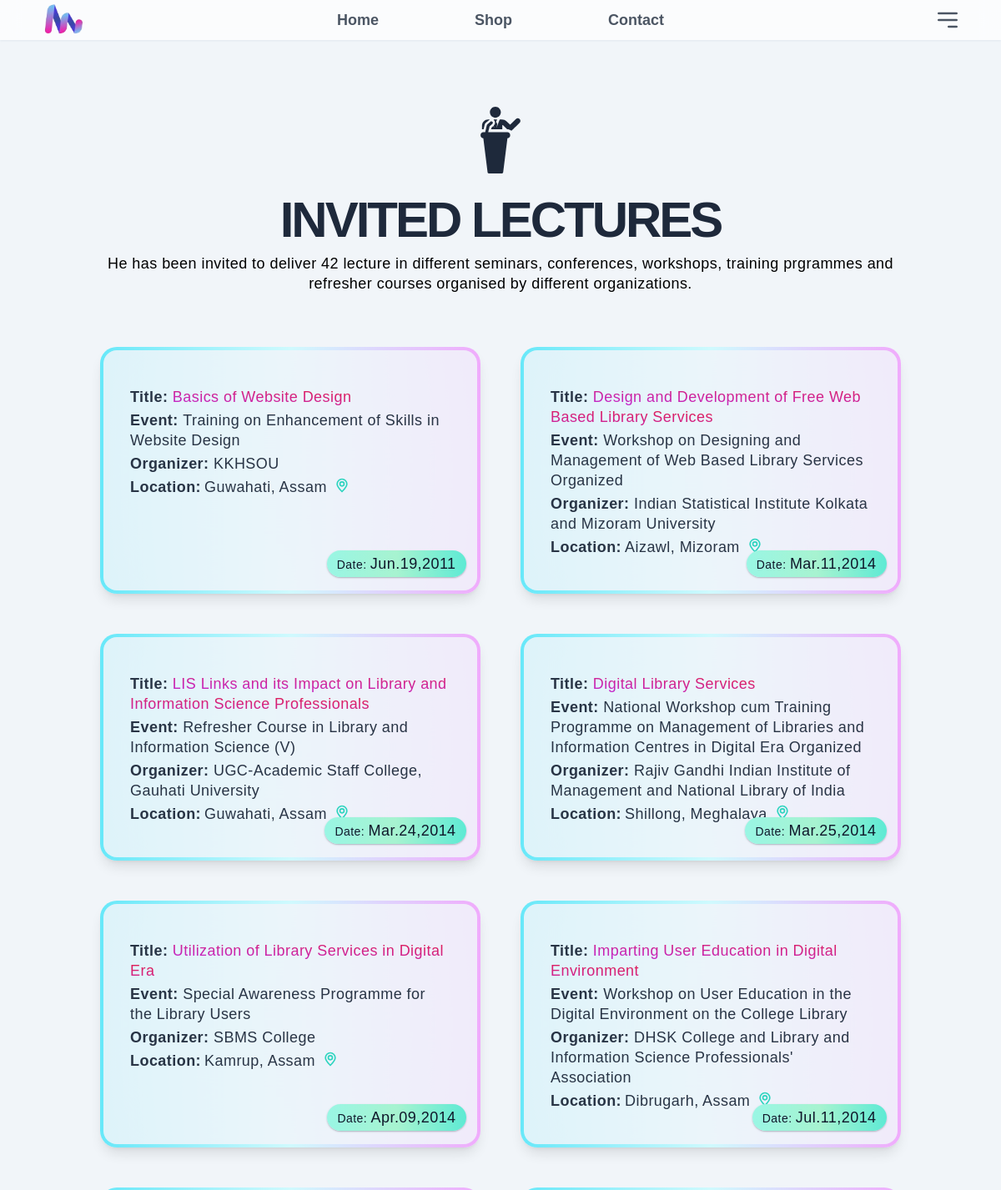
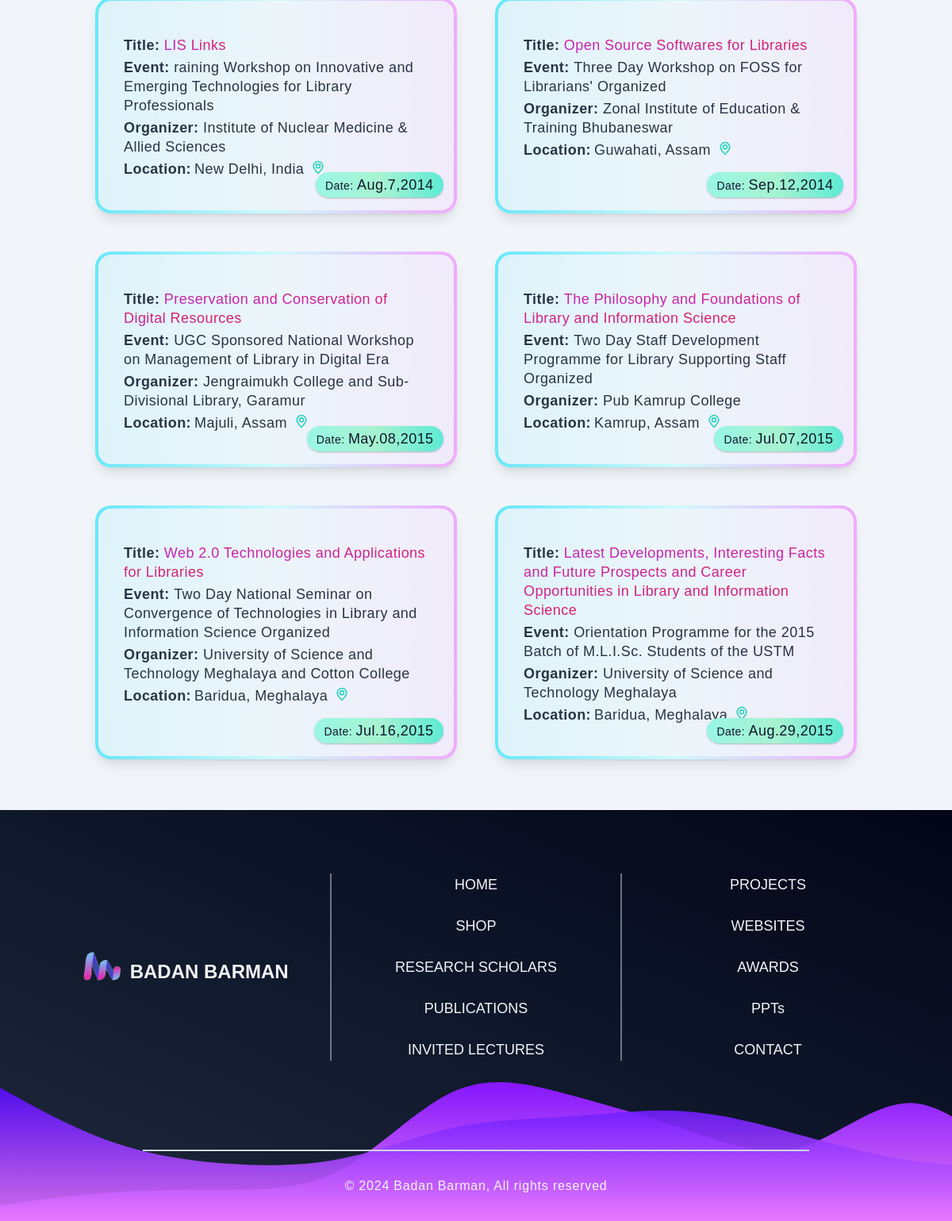
The app's page /invited_lectures/ with its own data (2 pictures, top to bottom).
### setup/models.py (models this page shows, shortened)
class Invited_Lectures(models.Model):
    title = models.CharField(max_length=150,help_text="Please provide only the title...")
    date = models.CharField(max_length=12,help_text = "Please use the following format: <em>first three letters of month [.] DD,YYYY</em>. Eg: Sep.21,2021")
    event = models.CharField(max_length=200,help_text="Name of the Event on which the lecture was delivered...")
    organizer = models.CharField(max_length=100,help_text = "Name of the programme where the Lecture was held...")
    location = models.CharField(max_length=100, help_text="Please follow the below format [ Provide any 2 ]: Locality,District,State,Country...")
    class Meta:
        verbose_name_plural = "Invited Lectures"

### setup/views.py (the view)
# urls.py: path("invited_lectures/", views.invited_lectures, name='invited_lectures'),
def invited_lectures(request):
    invited_lectures = Invited_Lectures.objects.all()
    return render(request, 'invited_lectures.html',{ 'lectures': invited_lectures })

### templates/invited_lectures.html (shortened to what this page needs)
{% extends "base.html" %}
{% load static %}
{% block content %}
<main class="relative bg-slate-100">
    <div class="box-border w-screen text-center pt-12 max-w-[80%] mx-auto">
        <div class="box-border flex items-center justify-center  pt-20">
        </div>
        <h2 class="text-4xl text-center lg:text-6xl font-bold lg:leading-[.80] tracking-tighter text-slate-800 pt-8">INVITED LECTURES</h2>
        <p class="pt-4 leading-6 tracking-wide">He has been invited to deliver 42 lecture in different seminars, conferences, workshops, training prgrammes and refresher courses organised by different organizations.</p>
    </div>
    <section class="py-16 grid grid-cols-4 gap-8 lg:gap-12 mx-auto max-w-[85%] lg:max-w-[80%]">
        {% for lecture in lectures %}
        <div class="invited-lectures-cards col-span-4 lg:col-span-2 relative rounded-[1.1rem] lg:rounded-[1.25rem] p-0.5 lg:p-1 bg-gradient-to-r from-cyan-300 via-cyan-100 to-fuchsia-300 text-slate-800/95 shadow-lg hover:shadow-2xl ease-out transition-all duration-300">
            <div class="relative p-6 lg:p-8 flex flex-col items-start bg-slate-100 bg-opacity-85 backdrop-blur-3xl rounded-2xl box-border h-full">
                <h3 class="lg:leading-6 lg:tracking-wide pb-1 lg:pt-3">
                    <span class="font-semibold">Title: </span>
                    <span class="bg-gradient-to-tr from-fuchsia-600 to-rose-600 text-transparent bg-clip-text">{{ lecture.title }}</span>
                </h3>
                <h3 class="lg:leading-6 lg:tracking-wide pb-1"><span class="font-semibold">Event: </span>{{ lecture.event }}</h3>
                <h3 class="lg:leading-6 lg:tracking-wide pb-1"><span class="font-semibold">Organizer: </span> {{ lecture.organizer }}</h3>
                <h3 class="lg:leading-6 lg:tracking-wide pb-6 lg:pb-2 inline-flex"><span class="font-semibold mr-1">Location: </span> {{ lecture.location }} </h3>
                <div class="absolute right-2 lg:right-[3%] bottom-2 lg:bottom-4 bg-gradient-to-r from-teal-200 via-emerald-200 to-teal-300 px-3 py-1 rounded-full shadow-sm shadow-gray-500/50">
                    <p class="leading-6 tracking-wide text-slate-900"><span class="text-sm text">Date: </span>{{ lecture.date }}</p>
                </div>
            </div>
        </div>
        {% endfor %}
    </section>
</main>
{% endblock %}

### static/css/invited_lectures.css (style rules this page uses)
.invited-lectures-cards { animation: fade linear both; animation-timeline: view(); animation-range: entry 15% cover 15%; }

### records on screen
Invited_Lectures: event "Training on Enhancement of Skills in Website Design", organizer "KKHSOU", location "Guwahati, Assam", date "Jun.19,2011"
Invited_Lectures: event "Workshop on Designing and Management of Web Based Library Services Organized", organizer "Indian Statistical Institute Kolkata and Mizoram University", location "Aizawl, Mizoram", date "Mar.11,2014"
Invited_Lectures: event "Refresher Course in Library and Information Science (V)", organizer "UGC-Academic Staff College, Gauhati University", location "Guwahati, Assam", date "Mar.24,2014"
Invited_Lectures: event "National Workshop cum Training Programme on Management of Libraries and Information Centres in Digital Era Organized", organizer "Rajiv Gandhi Indian Institute of Management and National Library of India", location "Shillong, Meghalaya", date "Mar.25,2014"
Invited_Lectures: event "Special Awareness Programme for the Library Users", organizer "SBMS College", location "Kamrup, Assam", date "Apr.09,2014"
Invited_Lectures: event "Workshop on User Education in the Digital Environment on the College Library", organizer "DHSK College and Library and Information Science Professionals' Association", location "Dibrugarh, Assam", date "Jul.11,2014"
Invited_Lectures: event "raining Workshop on Innovative and Emerging Technologies for Library Professionals", organizer "Institute of Nuclear Medicine & Allied Sciences", location "New Delhi, India", date "Aug.7,2014"
Invited_Lectures: event "Three Day Workshop on FOSS for Librarians' Organized", organizer "Zonal Institute of Education & Training Bhubaneswar", location "Guwahati, Assam", date "Sep.12,2014"
Invited_Lectures: event "UGC Sponsored National Workshop on Management of Library in Digital Era", organizer "Jengraimukh College and Sub-Divisional Library, Garamur", location "Majuli, Assam", date "May.08,2015"
Invited_Lectures: event "Two Day Staff Development Programme for Library Supporting Staff Organized", organizer "Pub Kamrup College", location "Kamrup, Assam", date "Jul.07,2015"
Invited_Lectures: event "Two Day National Seminar on Convergence of Technologies in Library and Information Science Organized", organizer "University of Science and Technology Meghalaya and Cotton College", location "Baridua, Meghalaya", date "Jul.16,2015"
Invited_Lectures: event "Orientation Programme for the 2015 Batch of M.L.I.Sc. Students of the USTM", organizer "University of Science and Technology Meghalaya", location "Baridua, Meghalaya", date "Aug.29,2015"
